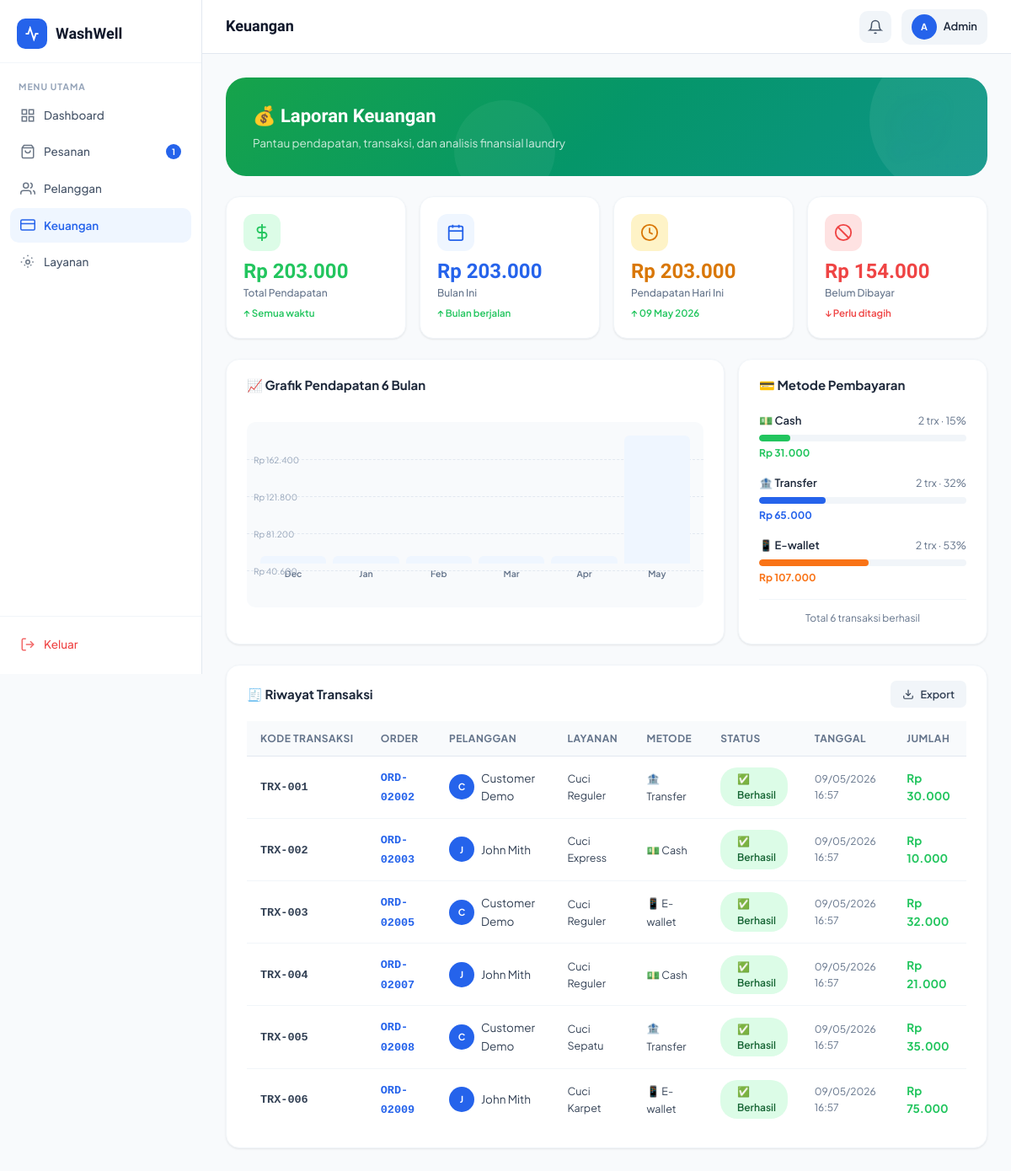
Page /admin/finance.php (signed in) on the committed database.
### tables this page shows
CREATE TABLE IF NOT EXISTS users (
    id INT AUTO_INCREMENT PRIMARY KEY,
    name VARCHAR(100) NOT NULL,
    email VARCHAR(150) UNIQUE NOT NULL,
    password VARCHAR(255) NOT NULL,
    phone VARCHAR(20),
    address TEXT,
    role ENUM('customer','admin','staff') DEFAULT 'customer',
    created_at TIMESTAMP DEFAULT CURRENT_TIMESTAMP,
    updated_at TIMESTAMP DEFAULT CURRENT_TIMESTAMP ON UPDATE CURRENT_TIMESTAMP
);

CREATE TABLE IF NOT EXISTS transactions (
    id INT AUTO_INCREMENT PRIMARY KEY,
    order_id INT NOT NULL,
    transaction_code VARCHAR(30) UNIQUE NOT NULL,
    amount DECIMAL(10,2) NOT NULL,
    payment_method ENUM('cash','transfer','e-wallet') DEFAULT 'cash',
    status ENUM('pending','success','failed') DEFAULT 'pending',
    created_at TIMESTAMP DEFAULT CURRENT_TIMESTAMP,
    FOREIGN KEY (order_id) REFERENCES orders(id)
);

CREATE TABLE IF NOT EXISTS orders (
    id INT AUTO_INCREMENT PRIMARY KEY,
    order_code VARCHAR(20) UNIQUE NOT NULL,
    user_id INT NOT NULL,
    service_id INT NOT NULL,
    staff_id INT DEFAULT NULL,
    weight DECIMAL(5,2) DEFAULT 1.00,
    amount DECIMAL(10,2) NOT NULL,
    status ENUM('pending','in_progress','ready','delivered','cancelled') DEFAULT 'pending',
    pickup_date DATE,
    delivery_date DATE,
    notes TEXT,
    payment_status ENUM('unpaid','paid') DEFAULT 'unpaid',
    payment_method ENUM('cash','transfer','e-wallet') DEFAULT 'cash',
    created_at TIMESTAMP DEFAULT CURRENT_TIMESTAMP,
    updated_at TIMESTAMP DEFAULT CURRENT_TIMESTAMP ON UPDATE CURRENT_TIMESTAMP,
    FOREIGN KEY (user_id) REFERENCES users(id) ON DELETE CASCADE,
    FOREIGN KEY (service_id) REFERENCES services(id),
    FOREIGN KEY (staff_id) REFERENCES users(id) ON DELETE SET NULL
);

CREATE TABLE IF NOT EXISTS services (
    id INT AUTO_INCREMENT PRIMARY KEY,
    name VARCHAR(100) NOT NULL,
    description TEXT,
    price_per_kg DECIMAL(10,2) NOT NULL,
    duration_hours INT DEFAULT 24,
    is_active TINYINT(1) DEFAULT 1,
    created_at TIMESTAMP DEFAULT CURRENT_TIMESTAMP
);

### admin/finance.php (the view, shortened to what the rows shown need)
<?php
require_once '../includes/auth.php';
$db = getDB();
$user = getCurrentUser();
$transactions = $db->query("SELECT t.*,o.order_code,u.name as customer_name,s.name as service_name FROM transactions t JOIN orders o ON t.order_id=o.id JOIN users u ON o.user_id=u.id JOIN services s ON o.service_id=s.id ORDER BY t.created_at DESC LIMIT 15");
?>
<!DOCTYPE html>
<html lang="id">
<head>
<link rel="stylesheet" href="../assets/css/style.css">
</head>
<body>
<div class="app-layout">
    <?php require_once 'partials/sidebar.php'; ?>
    <div class="main-content">
        <header class="topbar">
            <div class="topbar-right">
                <div style="display:flex;align-items:center;gap:8px;padding:6px 12px;border-radius:10px;background:var(--gray-100)">
                    <div class="avatar avatar-sm"><?= strtoupper(substr($user['name'],0,1)) ?></div>
                    <span style="font-size:13px;font-weight:600"><?= htmlspecialchars(explode(' ',$user['name'])[0]) ?></span>
                </div>
            </div>
        </header>
        <main class="page-content">
            <div class="card animate-in">
                <div class="card-body" style="padding-top:16px;">
                    <div class="table-wrapper">
                        <table>
                            <thead>
                                <tr>
                                    <th>Kode Transaksi</th>
                                    <th>Order</th>
                                    <th>Pelanggan</th>
                                    <th>Layanan</th>
                                    <th>Metode</th>
                                    <th>Status</th>
                                    <th>Tanggal</th>
                                    <th>Jumlah</th>
                                </tr>
                            </thead>
                            <tbody>
                            <?php if ($transactions && $transactions->num_rows > 0): ?>
                                <?php while ($t = $transactions->fetch_assoc()): ?>
                                <tr>
                                    <td><span style="font-family:monospace;font-weight:700;color:var(--gray-700)"><?= $t['transaction_code'] ?></span></td>
                                    <td><span style="font-family:monospace;color:var(--primary);font-weight:600"><?= $t['order_code'] ?></span></td>
                                    <td>
                                        <div style="display:flex;align-items:center;gap:8px;">
                                            <div class="avatar avatar-sm"><?= strtoupper(substr($t['customer_name'],0,1)) ?></div>
                                            <?= htmlspecialchars($t['customer_name']) ?>
                                        </div>
                                    </td>
                                    <td style="font-size:12.5px"><?= htmlspecialchars($t['service_name']) ?></td>
                                    <td>
                                        <?php $methodIcons=['cash'=>'💵','transfer'=>'🏦','e-wallet'=>'📱']; ?>
                                        <span style="font-size:12.5px"><?= $methodIcons[$t['payment_method']] ?? '💳' ?> <?= ucfirst($t['payment_method']) ?></span>
                                    </td>
                                    <td>
                                        <span class="badge" style="<?= $t['status']==='success'?'background:var(--green-light);color:#166534':'background:#FEF3C7;color:#92400E' ?>">
                                            <?= $t['status']==='success'?'✅ Berhasil':'⏳ Pending' ?>
                                        </span>
                                    </td>
                                    <td style="color:var(--gray-500);font-size:12px"><?= date('d/m/Y H:i', strtotime($t['created_at'])) ?></td>
                                    <td><strong style="color:var(--green)"><?= formatRupiah($t['amount']) ?></strong></td>
                                </tr>
                                <?php endwhile; ?>
                            <?php else: ?>
                                <tr><td colspan="8" style="text-align:center;padding:40px;color:var(--gray-400)">Belum ada transaksi</td></tr>
                            <?php endif; ?>
                            </tbody>
                        </table>
                    </div>
                </div>
            </div>
        </main>
    </div>
</div>
</body>
</html>

### admin/partials/sidebar.php (shortened to what the rows shown need)
<?php
$currentUser = getCurrentUser();
$notifCount = getUnreadNotifs($currentUser['id']);
$currentPage = basename($_SERVER['PHP_SELF'], '.php');
$navItems = [
    ['page'=>'dashboard','icon'=>'<svg width="18" height="18" viewBox="0 0 24 24" fill="none" stroke="currentColor" stroke-width="2"><rect x="3" y="3" width="7" height="7"/><rect x="14" y="3" width="7" height="7"/><rect x="3" y="14" width="7" height="7"/><rect x="14" y="14" width="7" height="7"/></svg>','label'=>'Dashboard','url'=>'dashboard.php'],
    ['page'=>'orders','icon'=>'<svg width="18" height="18" viewBox="0 0 24 24" fill="none" stroke="currentColor" stroke-width="2"><path d="M6 2L3 6v14a2 2 0 0 0 2 2h14a2 2 0 0 0 2-2V6l-3-4z"/><line x1="3" y1="6" x2="21" y2="6"/><path d="M16 10a4 4 0 0 1-8 0"/></svg>','label'=>'Pesanan','url'=>'orders.php'],
    ['page'=>'customers','icon'=>'<svg width="18" height="18" viewBox="0 0 24 24" fill="none" stroke="currentColor" stroke-width="2"><path d="M17 21v-2a4 4 0 0 0-4-4H5a4 4 0 0 0-4 4v2"/><circle cx="9" cy="7" r="4"/><path d="M23 21v-2a4 4 0 0 0-3-3.87"/><path d="M16 3.13a4 4 0 0 1 0 7.75"/></svg>','label'=>'Pelanggan','url'=>'customers.php'],
    ['page'=>'finance','icon'=>'<svg width="18" height="18" viewBox="0 0 24 24" fill="none" stroke="currentColor" stroke-width="2"><rect x="1" y="4" width="22" height="16" rx="2" ry="2"/><line x1="1" y1="10" x2="23" y2="10"/></svg>','label'=>'Keuangan','url'=>'finance.php'],
    ['page'=>'services','icon'=>'<svg width="18" height="18" viewBox="0 0 24 24" fill="none" stroke="currentColor" stroke-width="2"><circle cx="12" cy="12" r="3"/><path d="M19.07 4.93l-1.41 1.41M21 12h-2M17.66 17.66l-1.41-1.41M12 19v2M6.34 17.66l1.41-1.41M3 12H1M4.93 4.93l1.41 1.41M12 3V1"/></svg>','label'=>'Layanan','url'=>'services.php'],
];
if ($currentUser['role'] === 'admin') {
    $navItems[] = ['page'=>'staff','icon'=>'<svg width="18" height="18" viewBox="0 0 24 24" fill="none" stroke="currentColor" stroke-width="2"><path d="M20 21v-2a4 4 0 0 0-4-4H8a4 4 0 0 0-4 4v2"/><circle cx="12" cy="7" r="4"/></svg>','label'=>'Staff','url'=>'staff.php'];
}
$navItems[] = ['page'=>'settings','icon'=>'<svg width="18" height="18" viewBox="0 0 24 24" fill="none" stroke="currentColor" stroke-width="2"><circle cx="12" cy="12" r="3"/><path d="M19.07 4.93l-1.41 1.41M21 12h-2M17.66 17.66l-1.41-1.41M12 19v2M6.34 17.66l1.41-1.41M3 12H1M4.93 4.93l1.41 1.41M12 3V1"/></svg>','label'=>'Pengaturan','url'=>'settings.php'];
?>
<aside class="sidebar" id="sidebar">
    <nav class="sidebar-nav">
        <?php foreach ($navItems as $item): ?>
        <a href="<?= $item['url'] ?>" class="nav-item <?= $currentPage === $item['page'] ? 'active' : '' ?>">
            <?= $item['icon'] ?>
            <?= $item['label'] ?>
            <?php if ($item['page']==='orders' && $notifCount > 0): ?>
            <span class="nav-badge"><?= $notifCount ?></span>
            <?php endif; ?>
        </a>
        <?php endforeach; ?>
    </nav>
</aside>

### rows in the picture
users: id "1", name "A", name "Admin"
transactions: transaction_code "TRX-001", order.order_code "ORD-02002", users.name "C", users.name "Customer Demo", services.name "Cuci Reguler", payment_method "🏦", payment_method "Transfer", status "✅ Berhasil", created_at "09/05/2026 16:57", amount "Rp 30.000"
transactions: transaction_code "TRX-002", order.order_code "ORD-02003", users.name "J", users.name "John Mith", services.name "Cuci Express", payment_method "💵", payment_method "Cash", status "✅ Berhasil", created_at "09/05/2026 16:57", amount "Rp 10.000"
transactions: transaction_code "TRX-003", order.order_code "ORD-02005", users.name "C", users.name "Customer Demo", services.name "Cuci Reguler", payment_method "📱", payment_method "E-wallet", status "✅ Berhasil", created_at "09/05/2026 16:57", amount "Rp 32.000"
transactions: transaction_code "TRX-004", order.order_code "ORD-02007", users.name "J", users.name "John Mith", services.name "Cuci Reguler", payment_method "💵", payment_method "Cash", status "✅ Berhasil", created_at "09/05/2026 16:57", amount "Rp 21.000"
transactions: transaction_code "TRX-005", order.order_code "ORD-02008", users.name "C", users.name "Customer Demo", services.name "Cuci Sepatu", payment_method "🏦", payment_method "Transfer", status "✅ Berhasil", created_at "09/05/2026 16:57", amount "Rp 35.000"
transactions: transaction_code "TRX-006", order.order_code "ORD-02009", users.name "J", users.name "John Mith", services.name "Cuci Karpet", payment_method "📱", payment_method "E-wallet", status "✅ Berhasil", created_at "09/05/2026 16:57", amount "Rp 75.000"

### other values in the picture
$item['label'] "Dashboard"
$item['label'] "Pesanan"
$item['label'] "Pelanggan"
$item['label'] "Keuangan"
$item['label'] "Layanan"
formatRupiah($totalRevenue) "Rp 203.000"
formatRupiah($monthRevenue) "Rp 203.000"
formatRupiah($todayRevenue) "Rp 203.000"
formatRupiah($pendingPayment) "Rp 154.000"
formatRupiah($maxRev*0.8) "Rp 162.400"
formatRupiah($maxRev*0.6) "Rp 121.800"
formatRupiah($maxRev*0.4) "Rp 81.200"
formatRupiah($maxRev*0.2) "Rp 40.600"
$d['lbl'] "Dec"
$d['lbl'] "Jan"
